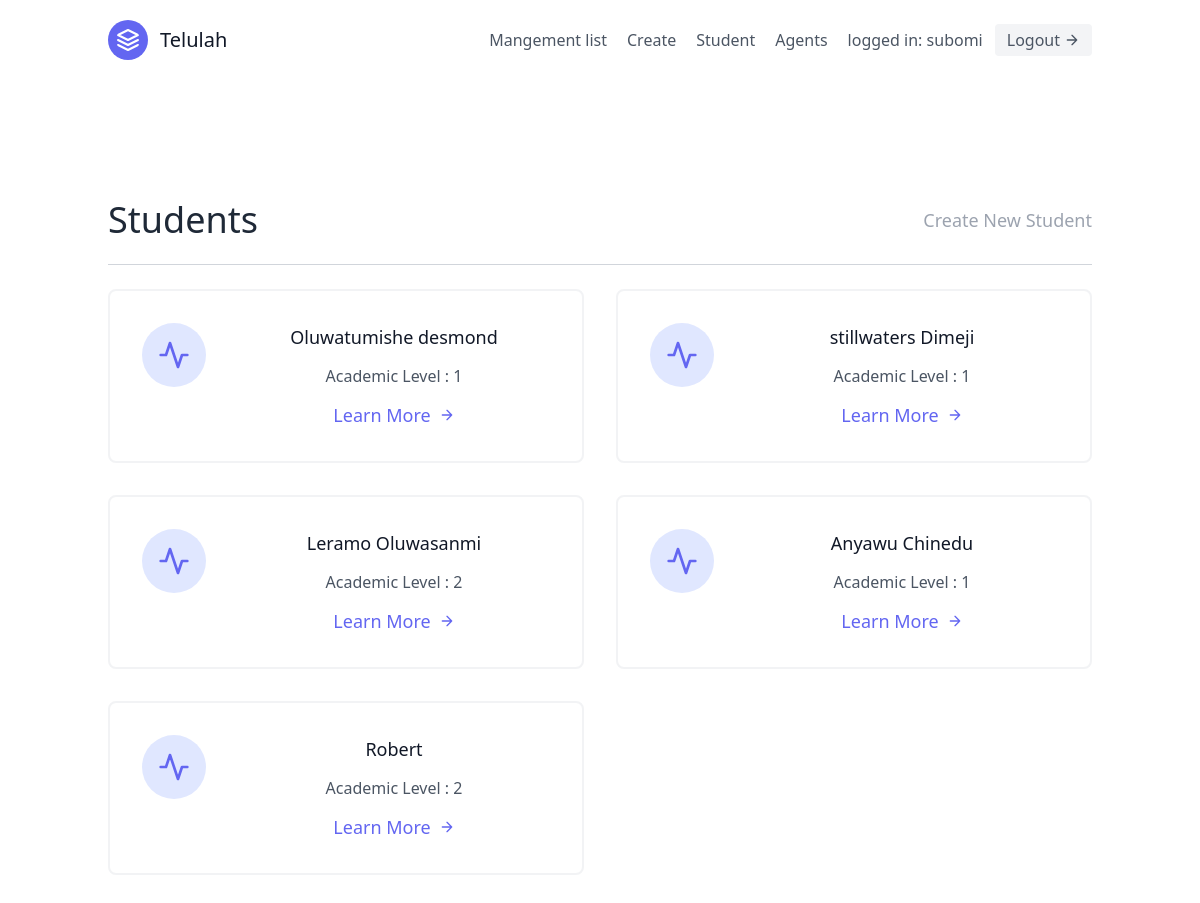
Screenshot of /app/student1/ (signed in) with the database file from the repository.
### app/models.py (models this page shows, shortened)
class User(AbstractUser):
    is_organisor = models.BooleanField(default=True)
    is_agent = models.BooleanField(default=False)
    is_admin=models.BooleanField('Is Admin',default=False)
    is_customer=models.BooleanField('Is Customer',default=True)
    class Meta(AbstractUser.Meta):
        swappable = 'AUTH_USER_MODEL'

class Students(models.Model):
    name = models.CharField(max_length=20)
    email = models.EmailField(max_length=50)
    Lecturers = models.ForeignKey(Lecturers, on_delete=models.CASCADE, null=True)
    year_level = models.CharField(choices=LEVEL, max_length=1)
    academic_level = models.CharField(choices=ACADEMIC_LEVEL, max_length=1)
    description = models.TextField()

### app/views.py (the view)
# urls.py: path('student1/', students_page, name='stu'),
@login_required
def students_page(request):
    model = Students.objects.all()
    context = {
        'user': model
    }
    return render(request, 'students.html', context=context)

### app/templates/students.html (shortened to what this page needs)
{% extends "base.html" %}
{% block content %}
<div class="text-center text-lg font-normal">
<section class="text-gray-600 body-font">
  <div class="container px-5 py-24 mx-auto flex flex-wrap">
  <div class="w-full mb-6 py-6 flex justify-between items-center border-b border-gray-300">
    <div>
        <h1 class="text-4xl text-gray-800">Students</h1>
    </div>
    <div>
        <a class="text-gray-400 hover:text-blue-300" href='{%url 'apps:students'%}' class="mr-6 hover:text-gray-900 font-bold text-xl left-10">Create New Student</a>
    </div>
  </div>
    <div class="flex flex-wrap -m-4">
    {% for user in user %}
      <div class="p-4 lg:w-1/2 md:w-full">
        <div class="flex border-2 rounded-lg border-gray-200 border-opacity-50 p-8 sm:flex-row flex-col">
          <div class="w-16 h-16 sm:mr-8 sm:mb-0 mb-4 inline-flex items-center justify-center rounded-full bg-indigo-100 text-indigo-500 flex-shrink-0">
            <svg fill="none" stroke="currentColor" stroke-linecap="round" stroke-linejoin="round" stroke-width="2" class="w-8 h-8" viewBox="0 0 24 24">
              <path d="M22 12h-4l-3 9L9 3l-3 9H2"></path>
            </svg>
          </div>
          <div class="flex-grow">
            <h2 class="text-gray-900 text-lg title-font font-medium mb-3">{{user.name}}</h2>
            <p class="leading-relaxed text-base">Academic Level : {{user.academic_level}}</p>
            <a href='{% url 'apps:student_detail' user.pk%}' class="mt-3 text-indigo-500 inline-flex items-center">Learn More
              <svg fill="none" stroke="currentColor" stroke-linecap="round" stroke-linejoin="round" stroke-width="2" class="w-4 h-4 ml-2" viewBox="0 0 24 24">
                <path d="M5 12h14M12 5l7 7-7 7"></path>
              </svg>
            </a>
          </div>
        </div>
      </div>
    {% endfor %}
    </div>
  </div>
</section>
{% endblock content %}

### app/templates/navbar.html (shortened to what this page needs)
<header class="text-gray-600 body-font">
  <div class="container mx-auto flex flex-wrap p-5 flex-col md:flex-row items-center">
    <a href='/'class="flex title-font font-medium items-center text-gray-900 mb-4 md:mb-0">
      <svg xmlns="http://www.w3.org/2000/svg" fill="none" stroke="currentColor" stroke-linecap="round" stroke-linejoin="round" stroke-width="2" class="w-10 h-10 text-white p-2 bg-indigo-500 rounded-full" viewBox="0 0 24 24">
        <path d="M12 2L2 7l10 5 10-5-10-5zM2 17l10 5 10-5M2 12l10 5 10-5"></path>
      </svg>
      <span class="ml-3 text-xl">Telulah</span>
    </a>
    <nav class="md:ml-auto flex flex-wrap items-center text-base justify-center">
      <a href='{% url 'apps:home' %}' class="mr-5 hover:text-gray-900">Mangement list</a>
      {% if not request.user.is_authenticated %}
      <a href="{% url 'signup'%}" class="mr-5 hover:text-gray-900">Signup</a>
      {%else%}
            <a href='{%url 'apps:create'%}' class="mr-5 hover:text-gray-900">Create</a>
            <a href='{% url 'apps:stu' %}' class="mr-5 hover:text-gray-900">Student</a>
            {% if request.user.is_organisor %}
            <a href='{% url 'agents:agents' %}' class="mr-5 hover:text-gray-900">Agents</a>
            {% endif %}
      {% endif %}
    </nav>
    {% if request.user.is_authenticated %}
       logged in: {{request.user.username}}
      <button class="ml-3 inline-flex items-center bg-gray-100 border-0 py-1 px-3 focus:outline-none hover:bg-gray-200 rounded text-base mt-4 md:mt-0"><a href="{% url 'logout'%}">Logout</a>
      <svg fill="none" stroke="currentColor" stroke-linecap="round" stroke-linejoin="round" stroke-width="2" class="w-4 h-4 ml-1" viewBox="0 0 24 24">
        <path d="M5 12h14M12 5l7 7-7 7"></path>
      </svg>
    </button>
    {% endif %}
  </div>
</header>

### rows the page displays
User: user.username "subomi"
Students: name "Oluwatumishe desmond", academic_level "1"
Students: name "stillwaters Dimeji", academic_level "1"
Students: name "Leramo Oluwasanmi", academic_level "2"
Students: name "Anyawu Chinedu", academic_level "1"
Students: name "Robert", academic_level "2"
